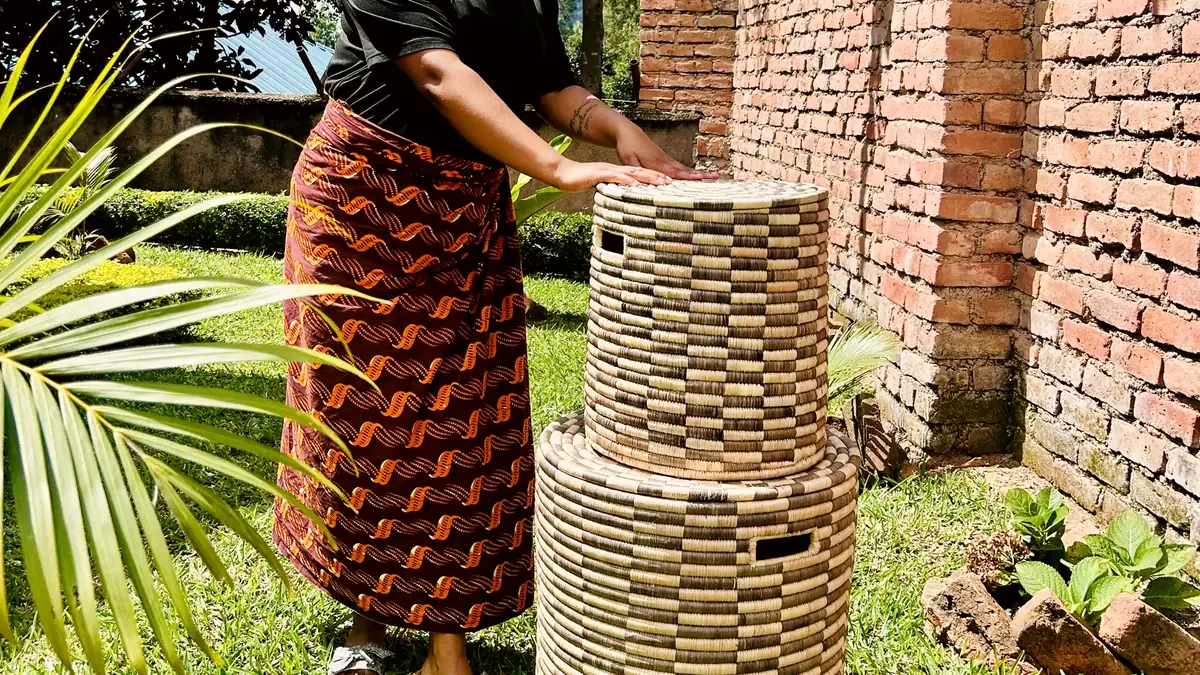
#> input picture frames/desktop/frame-0001.webp, 1200 x 675 px, given in place of IMG_9233.JPG, which was not available
$ python render_seq.py
#> lines starting #> are read from the running program, lines starting #| are printed output that depends on the picture; pictures that were not available may be replaced by others from this repository, and a replacement may not be noted
#!/usr/bin/env python3
"""
Render the scroll-driven frame sequence for the Lydiana Imagination landing page.

The supplied pitch clip is a 640x360 screen recording of a slide deck, which is
unusable as cinematic footage. This renders the sequence instead from the
cooperative's high-resolution craft photography: six shots, each with a slow
interpolated camera move, crossfaded at the midpoints between chapter centres.
"""
from PIL import Image, ImageEnhance, ImageOps
from pathlib import Path
import json, math, sys

SRC = Path("/Users/owner/Desktop/EDF APP/Lydiana Imagination Solutions")
OUT = SRC / "workspace/2026-09-18/animated-sites/lydiana-imagination/frames"

FRAME_COUNT = 104
AR = 16 / 9
DESKTOP = (1200, 675)
MOBILE = (680, 383)
Q_DESKTOP = 58
Q_MOBILE = 54

# crossfade midpoints between the six chapter dwell centres
CENTERS = [0.045, 0.215, 0.39, 0.565, 0.742, 0.925]
BOUNDS = [(CENTERS[i] + CENTERS[i + 1]) / 2 for i in range(len(CENTERS) - 1)]
FADE = 0.032  # half-width of each crossfade, in progress units


def rect(cx, cy, w):
    """16:9 rect centred on (cx, cy) with width w — all in 0..1 source fractions."""
    return (cx, cy, w)


# shot = (file, start rect, end rect)  — rects are (centre x, centre y, width) fractions
SHOTS = [
    # 1. the baskets — wide, slow push toward the coil pattern
    ("IMG_9233.JPG", rect(0.50, 0.62, 1.00), rect(0.47, 0.393, 0.78)),
    # 2. the workshop — weaver among stacked work, drift up to her face
    ("IMG_9231.JPG", rect(0.50, 0.18, 1.00), rect(0.46, 0.46, 0.80)),
    # 3. a finished hamper lifted — pull back slightly
    ("IMG_9229.JPG", rect(0.40, 0.56, 0.80), rect(0.46, 0.60, 1.00)),
    # 4. the founder
    ("IMG_9236.JPG", rect(0.52, 0.42, 0.98), rect(0.50, 0.38, 0.80)),
    # 5. the people
    ("IMG_9238.JPG", rect(0.53, 0.46, 1.00), rect(0.51, 0.50, 0.88)),
    # 6. macro — the checkerboard coil itself, for the closing frame
    ("IMG_9233.JPG", rect(0.62, 0.74, 0.50), rect(0.58, 0.70, 0.36)),
]


def ease(t):
    return t * t * (3 - 2 * t)


def load(name):
    im = Image.open(SRC / name)
    im = ImageOps.exif_transpose(im).convert("RGB")
    return im


CACHE = {}


def crop_for(name, r, size):
    im = CACHE.setdefault(name, load(name))
    W, H = im.size
    cx, cy, fw = r
    w = fw * W
    h = w / AR
    if h > H:  # rect taller than the source — clamp to source height
        h = H
        w = h * AR
    x = cx * W - w / 2
    y = cy * H - h / 2
    x = max(0, min(W - w, x))
    y = max(0, min(H - h, y))
    box = (round(x), round(y), round(x + w), round(y + h))
    return im.crop(box).resize(size, Image.LANCZOS)


def lerp_rect(a, b, t):
    return tuple(a[i] + (b[i] - a[i]) * t for i in range(3))


def grade(im):
    """One quiet grade so six different cameras read as a single film."""
    im = ImageEnhance.Color(im).enhance(0.88)
    im = ImageEnhance.Contrast(im).enhance(1.06)
    # warm the shadows a touch toward the sisal/bark end
    r, g, b = im.split()
    b = b.point(lambda v: max(0, v - 6))
    r = r.point(lambda v: min(255, v + 4))
    return Image.merge("RGB", (r, g, b))


def render(size, quality, subdir):
#> called with size = (1200, 675), quality = 58, subdir = 'desktop'
    out = OUT / subdir
    out.mkdir(parents=True, exist_ok=True)
    for i in range(FRAME_COUNT):
        p = i / (FRAME_COUNT - 1)
        # which shot, and how far through it
        seg = 0
        while seg < len(BOUNDS) and p >= BOUNDS[seg]:
            seg += 1
        lo = 0.0 if seg == 0 else BOUNDS[seg - 1]
        hi = 1.0 if seg == len(BOUNDS) else BOUNDS[seg]
        local = ease((p - lo) / (hi - lo)) if hi > lo else 0.0
        name, r0, r1 = SHOTS[seg]
        frame = crop_for(name, lerp_rect(r0, r1, local), size)
#> in load, im is the input picture: PIL image 1200x675 RGB; mean R, G, B 143, 121, 82.6

        # crossfade into the next shot around each boundary
        if seg < len(BOUNDS):
            d = BOUNDS[seg] - p
            if 0 <= d < FADE:
                mix = ease((FADE - d) / (2 * FADE))
                n_name, n_r0, n_r1 = SHOTS[seg + 1]
                nxt = crop_for(n_name, n_r0, size)
                frame = Image.blend(frame, nxt, mix)
        if seg > 0:
            d = p - BOUNDS[seg - 1]
            if 0 <= d < FADE:
                mix = ease(0.5 - d / (2 * FADE))
                p_name, p_r0, p_r1 = SHOTS[seg - 1]
                prev = crop_for(p_name, p_r1, size)
                frame = Image.blend(frame, prev, mix)

        frame = grade(frame)
#> in grade, `r, g, b = im.split()`:
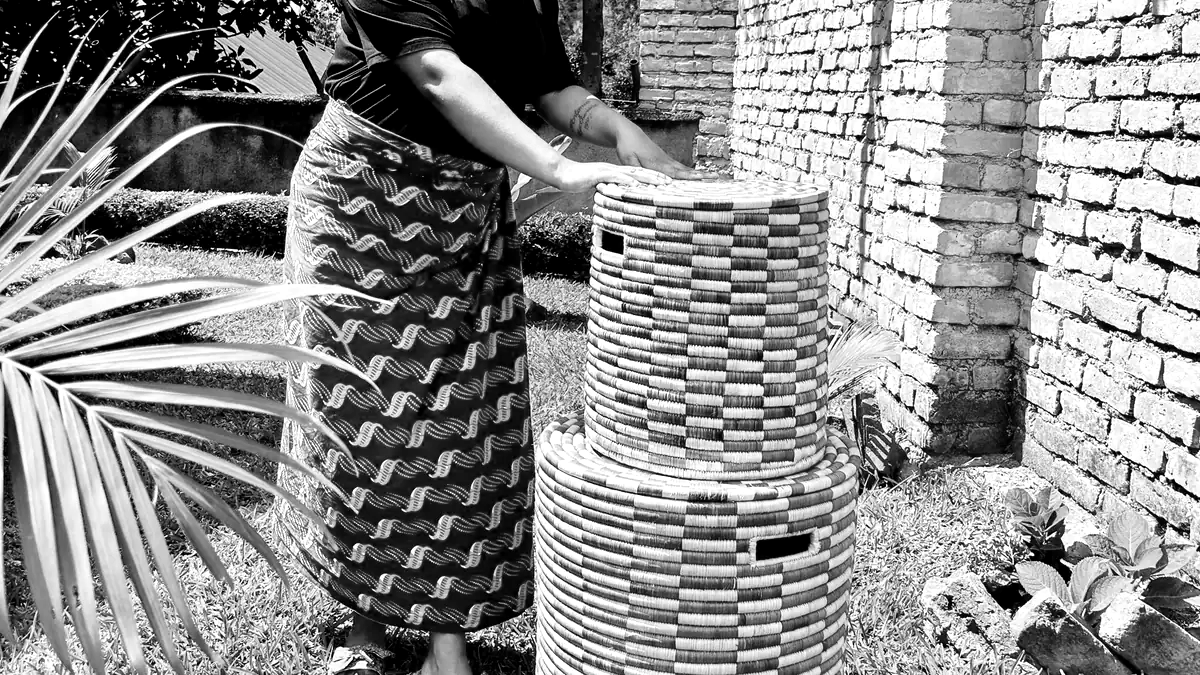
#> r: PIL image 1200x675 L; min 0, max 255, mean 140.7
#> in grade, `r, g, b = im.split()`:
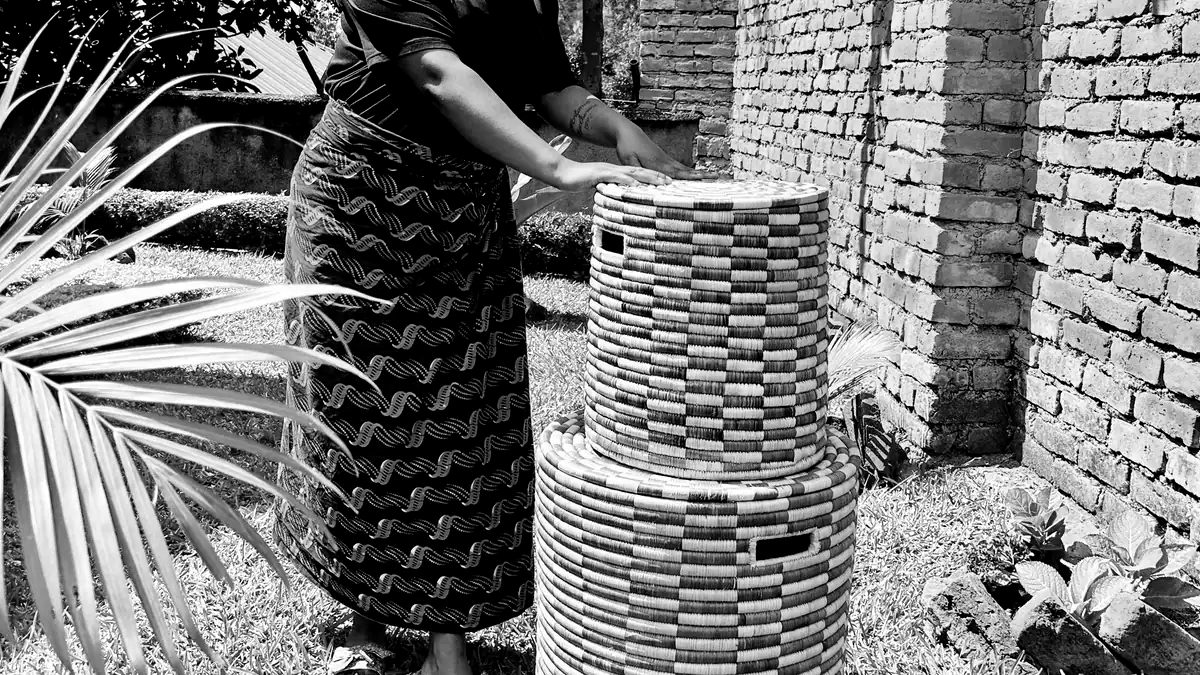
#> g: PIL image 1200x675 L; min 0, max 255, mean 120.9
#> in grade, `r, g, b = im.split()`:
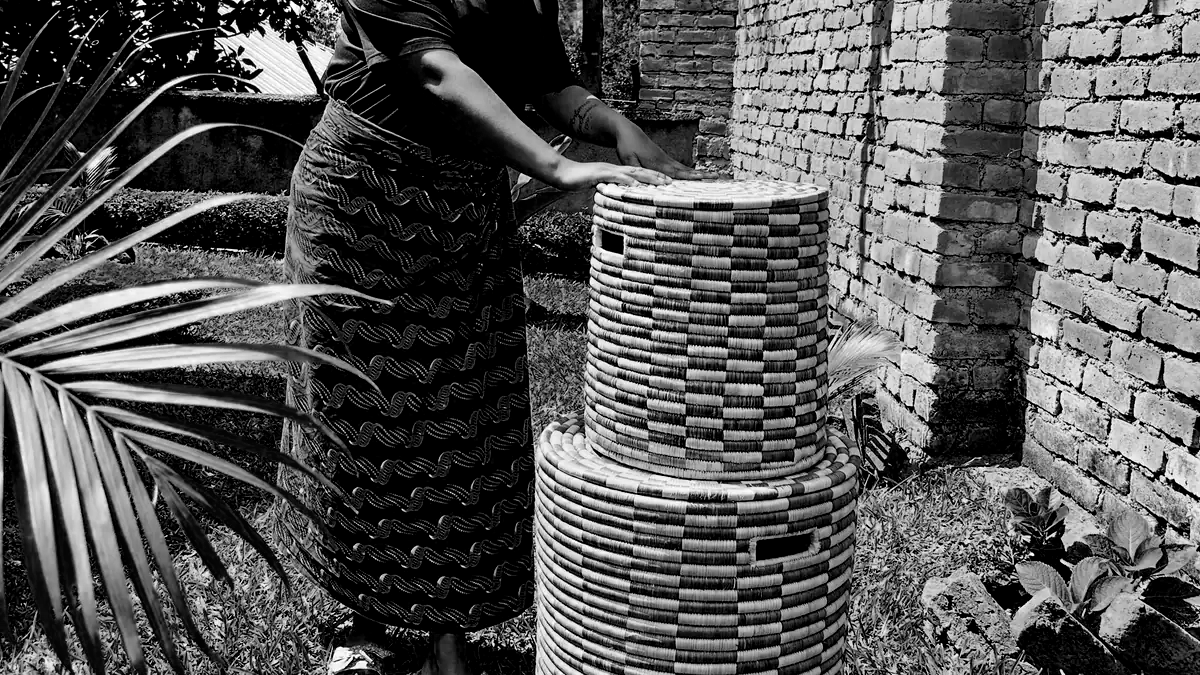
#> b: PIL image 1200x675 L; min 0, max 255, mean 85.6
        frame.save(out / f"frame-{i+1:04d}.webp", "WEBP", quality=quality, method=6)

    files = sorted(out.glob("*.webp"))
    total = sum(f.stat().st_size for f in files)
    print(f"  {subdir:8} {len(files)} frames @ {size[0]}x{size[1]}  "
          f"{total/1024/1024:.2f}MB  ({total//len(files)//1024}KB avg)")
    return {"resolution": f"{size[0]}x{size[1]}", "count": len(files),
            "total_mb": round(total / 1024 / 1024, 2)}


print("rendering scroll sequence")
#> (the run stopped early here; a loop or call above may not have finished)
